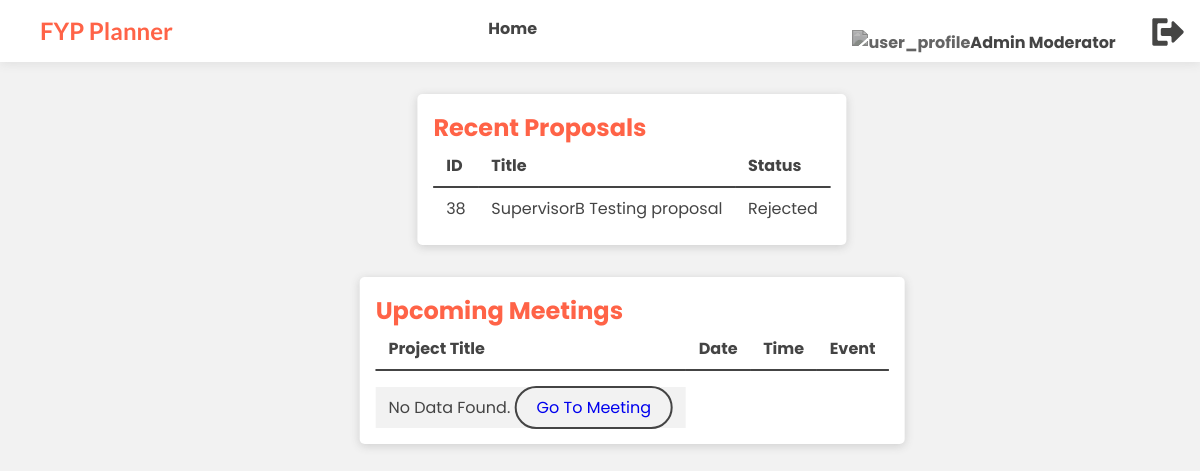
The app's page /src/supervisor/index.php (signed in) with its own data.
### tables this page shows
CREATE TABLE `project` (
  `id` int(11) NOT NULL,
  `title` varchar(40) NOT NULL,
  `description` varchar(100) NOT NULL,
  `status` varchar(10) NOT NULL COMMENT 'Approved / Pending / Rejected / Achieved',
  `supervisor` int(11) NOT NULL,
  `student` int(11) DEFAULT NULL
);

### src/supervisor/index.php (the view, shortened to what this page needs)
<?php
    require '../php/connect.php';
?>
<!DOCTYPE html>
<html lang="en">
<head>
    <link rel="stylesheet" href="../css/main.css" />
</head>
<body>
    <?php require '../include/user-navbar.inc.php'; ?>
    <section>
        <div class="summary">
            <h2>Recent Proposals</h2>
            <table class="table-1">
                <thead>
                    <tr>
                        <th>ID</th>
                        <th>Title</th>
                        <th>Status</th>
                    </tr>
                </thead>
                <tbody>
                    <?php
                        $user_id = $_SESSION['id'];
                        $sql = $con->query("SELECT * FROM project WHERE supervisor = '$user_id' ORDER BY id DESC LIMIT 0, 3");
                        if($sql->num_rows > 0) {
                            while($result = $sql->fetch_assoc()) {
                                $id = $result['id'];
                                $title = $result['title'];
                                $status = $result['status'];
                                echo '
                                    <tr>
                                        <td>'.$id.'</td>
                                        <td>'.$title.'</td>
                                        <td>'.$status.'</td>
                                    </tr>
                                    ';
                            }
                        }else {
                            echo '<tr><td></td></tr>
                                <tr>
                                    <td>No Data Found. <a href="proposal.php" class="btn-2">Go To Proposal</a></td>
                                </tr>
                                ';
                        }
                    ?>
                </tbody>
            </table>
        </div>
    </section>
    <section>
        <div class="summary">
            <h2>Upcoming Meetings</h2>
            <table class="table-1">
                <table class="table-1">
                    <thead>
                        <tr>
                            <th>Project Title</th>
                            <th>Date</th>
                            <th>Time</th>
                            <th>Event</th>
                        </tr>
                    </thead>
                    <tbody>
                        <?php
                            $sql = $con->query("SELECT project.title, date, TIME_FORMAT(time, '%h %i %s %p') as time, project_meeting.description FROM project_meeting INNER JOIN project ON project_meeting.project = project.id WHERE project.supervisor = '$user_id' AND date >= DATE(NOW()) ORDER BY date, time ASC LIMIT 0, 3");
                            if($sql->num_rows > 0) {
                                while($result = $sql->fetch_assoc()) {
                                    $title = $result['title'];
                                    $date = $result['date'];
                                    $time = $result['time'];
                                    $descrip = $result['description'];
                                    echo '
                                        <tr>
                                            <td>'.$title.'</td>
                                            <td>'.$date.'</td>
                                            <td>'.$time.'</td>
                                            <td>'.$descrip.'</td>
                                        </tr>
                                        ';
                                }
                            }else {
                                echo '<tr><td></td></tr>
                                    <tr>
                                        <td>No Data Found. <a href="meeting.php" class="btn-2">Go To Meeting</a></td>
                                    </tr>
                                    ';
                            }
                        ?>
                    </tbody>
                </table>
            </table>
        </div>
    </section>
</body>
</html>

### src/css/main.css (style rules this page uses)
:root { --primary-color: #FF6347; --secondary-color: #444444; }
* { margin: 0; padding: 0; }
body { background-color: #F2F2F2; font-family: 'Poppins', sans-serif; color: var(--secondary-color); }
.btn-2 { border: 2px solid var(--secondary-color); text-decoration: none; padding: 8px 20px 8px 20px; border-radius: 25px; transition: .5s; cursor: pointer; }
.summary { position: relative; left: 50%; transform: translateX(-50%); background: white; margin: 2em; box-shadow: 0 2px 10px 0px rgba(65, 65, 65, 0.2); border-radius: 5px; padding: 1em; width:max-content }
.summary h2 { font-size: 1.5em; color: var(--primary-color); }
.table-1 { border-collapse: collapse; width: 100%; }
.table-1 td, .table-1 th { padding: 0.5em 0.8em 0.5em 0.8em; }
.table-1 thead { border-bottom: 2px solid var(--secondary-color); font-weight: bold; }
.table-1 tr:nth-child(even) { background: #f2f2f2; }
.table-1 th { text-align: left; }
.table-1 tr { transition: .25s; }

### records on screen
project: id "38", title "SupervisorB Testing proposal", status "Rejected"

### other values on screen
$_SESSION['name'] "Admin Moderator"
